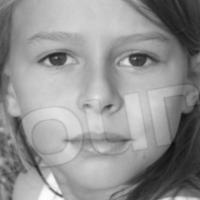
#> input picture data/train_0/13_1_0_20170109204325267.jpg.chip.jpg, 200 x 200 px, given as the content of the folder data/tests, which was not available
$ jupyter execute --allow-errors Haar.ipynb   (text cells are left out)
#> lines starting #> are read from the running program, lines starting #| are printed output that depends on the picture; pictures that were not available may be replaced by others from this repository, and a replacement may not be noted
[cell 1]
import os
import cv2
from time import time
import numpy as np
import matplotlib.pyplot as plt
from glob import glob
import random
from dask import delayed

[cell 2]
from sklearn.ensemble import RandomForestClassifier
from sklearn.model_selection import train_test_split
from sklearn.metrics import roc_auc_score
from sklearn.linear_model import LogisticRegression

[cell 3]
from skimage.transform import integral_image
from skimage.feature import haar_like_feature
from skimage.feature import haar_like_feature_coord
from skimage.feature import draw_haar_like_feature

[cell 4]
from logistic import logistic_fit, logistic, logistic_prob

[cell 5]
import dill

[cell 6]
t_start = time()
dill.load_session('01_05_env.db')
#> (this line was passed over: dill is not available in this run)
time() - t_start

#> (a cell that did not finish here is left out)

[cell 8]
def proportion_b(facenames, n):
    count = 0
    for i in range(n):
        if int(facenames[i].split('_')[3]) == 0:
            count += 1
    return count / n

[cell 9]
@delayed
def extract_feature_image(img, feature_type, feature_coord=None):
    """Extract the haar feature for the current image"""
    img = cv2.resize(img, (36,36))
    ii = integral_image(img)
    return haar_like_feature(ii, 0, 0, ii.shape[0], ii.shape[1],
                             feature_type=feature_type,
                             feature_coord=feature_coord)

#> (a cell that did not finish here is left out)

[cell 11]
def getimgs(facefiles, nonfaces, n):
    faces = []
    for i in range(n):
        faces.append(cv2.imread(facefiles[i], cv2.IMREAD_GRAYSCALE))
    return faces + nonfaces[:n]

[cell 12]
def getx(facefiles, n):
    ims = getimgs(facefiles, n)
    X = delayed(extract_feature_image(img, feature_types) for img in ims)
    return np.array(X.compute(scheduler='threads'))

[cell 13]
def getx2(facefiles, n, nonfaces, feature_types, feature_coords):
    ims = getimgs(facefiles, nonfaces, n)
    X = delayed(extract_feature_image(img, feature_types, feature_coords) for img in ims)
    return np.array(X.compute(scheduler='threads'))

#> (a cell that did not finish here is left out)

[cell 15]
test_face_names = sorted(glob(os.path.join('data/tests', '*.jpg')))
n_test = len(test_face_names)

[cell 16]
b_inds = []
w_inds = []
for i in range(len(test_face_names)):
    if int(test_face_names[i].split('_')[2]) is 0: # race is white
        w_inds.append(i)
    else:
        b_inds.append(i)

[cell 17]
test_nonface_names = sorted(glob(os.path.join('data/testing_nonfaces', '*.jpg')))
n_nonfaces_test = len(test_nonface_names)

[cell 18]
faces_t = []
for i in range(n_test):
    faces_t.append(cv2.imread(test_face_names[i], cv2.IMREAD_GRAYSCALE))

[cell 19]
nonfaces_t = []
for i in range(n_test):
    # Read a random nonface file
    j = random.randint(0, n_nonfaces_test - 1)
    nonface = cv2.imread(test_nonface_names[j], cv2.IMREAD_GRAYSCALE)
#> nonface is the input picture: shape (200, 200); min 11, max 255, mean 146.2

    wsize = random.randint(36, min(nonface.shape[0], nonface.shape[1]))
#> wsize = 143
    row = random.randint(0, nonface.shape[0]-wsize)
#> row = 2
    col = random.randint(0, nonface.shape[1]-wsize)
#> col = 16
    crop = nonface[row:row+wsize, col:col+wsize]
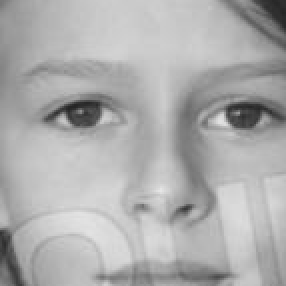
#> crop: shape (143, 143) (shown 2 times larger); min 36, max 230, mean 173.2

    # Resize to be the right size
    crop = cv2.resize(crop, (200, 200))
#> crop: shape (200, 200)
    nonfaces_t.append(crop)

[cell 20]
images_t = faces_t + nonfaces_t
#> images_t = 2 items
len(images_t)
#> Out = 2

[cell 21]
feature_types = ['type-2-x', 'type-2-y', 'type-3-x', 'type-3-y']

[cell 22]
t_start = time()
#> (the rest of this cell did not finish here and is left out)

#> (a cell that did not finish here is left out)

[cell 24]
yf_t = np.array([1]*len(faces_t) + [0]*len(nonfaces_t))
#> yf_t = [1, 0]


$ run again, on data/train_0/1_0_0_20170110212652648.jpg.chip.jpg
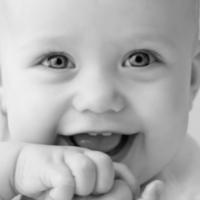
#> input picture data/train_0/1_0_0_20170110212652648.jpg.chip.jpg, 200 x 200 px, given as the content of the folder data/tests, which was not available
#> nonface is the input picture: shape (200, 200); min 0, max 241, mean 174.5
#> `crop = nonface[row:row+wsize, col:col+wsize]`:
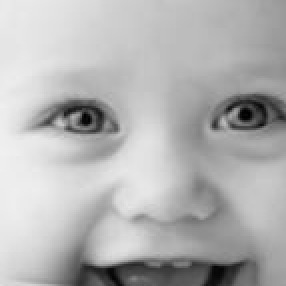
#> crop: shape (143, 143) (shown 2 times larger); min 0, max 240, mean 178.8
#> images_t = 2 items
#> Out = 2
#> yf_t = [1, 0]

$ run again, on data/train_0/24_0_0_20170116205530259.jpg.chip.jpg
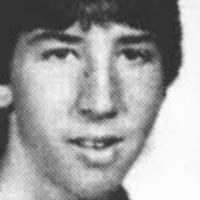
#> input picture data/train_0/24_0_0_20170116205530259.jpg.chip.jpg, 200 x 200 px, given as the content of the folder data/tests, which was not available
#> nonface is the input picture: shape (200, 200); min 38, max 255, mean 158.9
#> `crop = nonface[row:row+wsize, col:col+wsize]`:
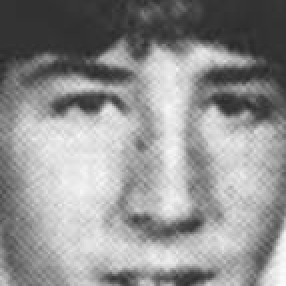
#> crop: shape (143, 143) (shown 2 times larger); min 38, max 251, mean 145.4
#> images_t = 2 items
#> Out = 2
#> yf_t = [1, 0]

$ run again, on data/train_0/24_0_0_20170116214204433.jpg.chip.jpg
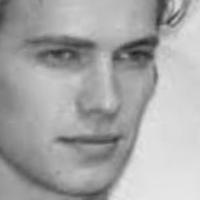
#> input picture data/train_0/24_0_0_20170116214204433.jpg.chip.jpg, 200 x 200 px, given as the content of the folder data/tests, which was not available
#> nonface is the input picture: shape (200, 200); min 32, max 230, mean 167.4
#> `crop = nonface[row:row+wsize, col:col+wsize]`:
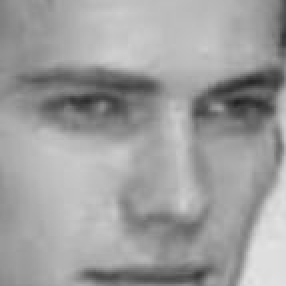
#> crop: shape (143, 143) (shown 2 times larger); min 32, max 228, mean 158.4
#> images_t = 2 items
#> Out = 2
#> yf_t = [1, 0]
